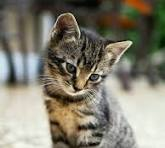
#> input picture image.jpeg, 165 x 148 px
$ jupyter execute 14_p.ipynb
#> lines starting #> are read from the running program, lines starting #| are printed output that depends on the picture
# 14. Write a python program to apply spatial sharpening filters (Laplacian, Gradient masks).

[cell 1]
import numpy as np
import matplotlib.pyplot as plt
import cv2

[cell 2]
img = cv2.imread("image.jpeg", cv2.IMREAD_GRAYSCALE)
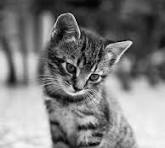
#> img: shape (148, 165); min 0, max 252, mean 126.1

[cell 3]
laplacian_mask = np.array([
    [0, -1, 0],
    [-1, 4, -1],
    [0, -1, 0]
])

sobel_x_mask = np.array([
    [-1, 0, 1],
    [-2, 0, 2],
    [-1, 0, 1]
])

sobel_y_mask = np.array([
    [-1, -2, -1],
    [0, 0, 0],
    [1, 2, 1]
])

[cell 4]
laplacian_img = np.zeros(img.shape, dtype=np.float32)
sobel_x_img = np.zeros(img.shape, dtype=np.float32)
sobel_y_img = np.zeros(img.shape, dtype=np.float32)

[cell 5]
for i in range(1, img.shape[0] - 1):
    for j in range(1, img.shape[1] - 1):
        matrix = img[i-1: i+2, j-1: j+2]
        laplacian_img[i][j] = np.sum(matrix * laplacian_mask)
        sobel_x_img[i][j] = np.sum(matrix * sobel_x_mask)
        sobel_y_img[i][j] = np.sum(matrix * sobel_y_mask)
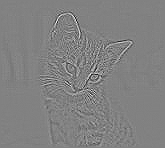
#> laplacian_img: shape (148, 165) float32; min -350, max 338, mean 0; drawn with min black and max white
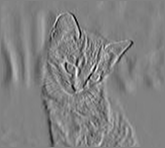
#> sobel_x_img: shape (148, 165) float32; min -730, max 701, mean -1.5; drawn with min black and max white
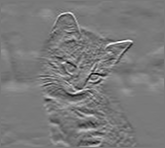
#> sobel_y_img: shape (148, 165) float32; min -680, max 749, mean 6; drawn with min black and max white

# Laplacian sharpening
laplacian_sharp = img.astype(np.float32) + laplacian_img
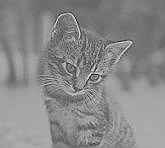
#> laplacian_sharp: shape (148, 165) float32; min -350, max 532, mean 126.1; drawn with min black and max white
laplacian_sharp = np.clip(laplacian_sharp, 0, 255).astype(np.uint8)
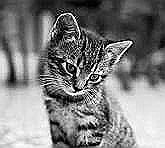
#> laplacian_sharp: shape (148, 165); min 0, max 255, mean 127.1
# Gradient calculation
gradient_img = np.abs(sobel_x_img) + np.abs(sobel_y_img)
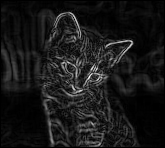
#> gradient_img: shape (148, 165) float32; min 0, max 1172, mean 111.1; drawn with min black and max white
gradient_img = np.clip(gradient_img, 0, 255).astype(np.uint8)
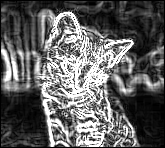
#> gradient_img: shape (148, 165); min 0, max 255, mean 96.2

[cell 6]
# Gradient sharpening
gradient_sharp = img.astype(np.float32) + gradient_img
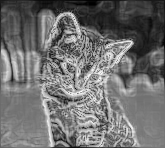
#> gradient_sharp: shape (148, 165) float32; min 5, max 498, mean 222.3; drawn with min black and max white
gradient_sharp = np.clip(gradient_sharp, 0, 255).astype(np.uint8)
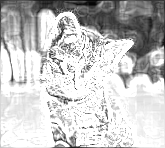
#> gradient_sharp: shape (148, 165); min 5, max 255, mean 198.3

[cell 7]
# Display results
plt.figure(figsize=(10,6))

plt.subplot(2,2,1)
plt.imshow(img, cmap="gray")
plt.title("Original")

plt.subplot(2,2,2)
plt.imshow(laplacian_sharp, cmap="gray")
plt.title("Laplacian Sharpening")

plt.subplot(2,2,3)
plt.imshow(gradient_img, cmap="gray")
plt.title("Gradient")

plt.subplot(2,2,4)
plt.imshow(gradient_sharp, cmap="gray")
plt.title("Gradient Sharpening")

plt.tight_layout()
plt.show()
